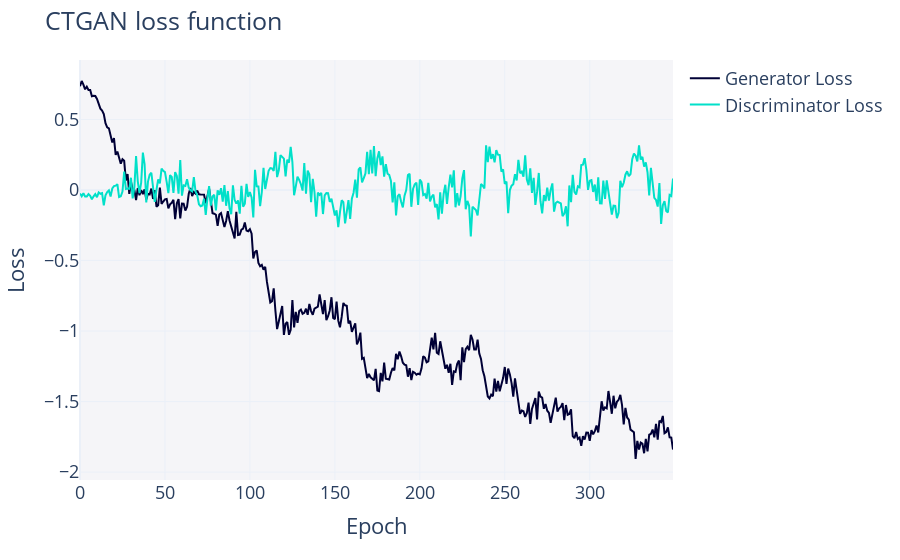

Notebook code cell kept with this figure:
### Markdown cell above
Loss Function

A loss function is a mathematical function used in machine learning and deep learning to measure how far off a model's predictions are from the actual (true) values.
During training the model makes a prediction, Loss function compares it to the ground truth, Loss is minimized using backpropagation and an optimizer like Adam or SGD.

### Code cell
ctgan_model.get_loss_values_plot()

### Figure 1 — Plotly figure (JSON) as saved in the notebook; plotly's stock layout.template omitted (floating-point values rounded to 4 significant figures; data arrays with more than 128 entries replaced by an {"elided": "..."} marker saying what was removed)
{"data": [{"hovertemplate": "variable=Generator Loss<br>Epoch=%{x}<br>value=%{y}<extra></extra>", "legendgroup": "Generator Loss", "line": {"color": "#000036", "dash": "solid"}, "marker": {"symbol": "circle"}, "mode": "lines", "name": "Generator Loss", "orientation": "v", "showlegend": true, "type": "scatter", "x": {"elided": "350 int values"}, "xaxis": "x", "y": {"elided": "350 float values"}, "yaxis": "y"}, {"hovertemplate": "variable=Discriminator Loss<br>Epoch=%{x}<br>value=%{y}<extra></extra>", "legendgroup": "Discriminator Loss", "line": {"color": "#01E0C9", "dash": "solid"}, "marker": {"symbol": "circle"}, "mode": "lines", "name": "Discriminator Loss", "orientation": "v", "showlegend": true, "type": "scatter", "x": {"elided": "350 int values"}, "xaxis": "x", "y": {"elided": "350 float values"}, "yaxis": "y"}], "layout": {"font": {"size": 18}, "legend": {"orientation": "v", "title": {"text": ""}, "tracegroupgap": 0}, "margin": {"t": 60}, "plot_bgcolor": "#F5F5F8", "title": {"text": "CTGAN loss function"}, "xaxis": {"anchor": "y", "domain": [0, 1], "title": {"text": "Epoch"}}, "yaxis": {"anchor": "x", "domain": [0, 1], "title": {"text": "Loss"}}}}
